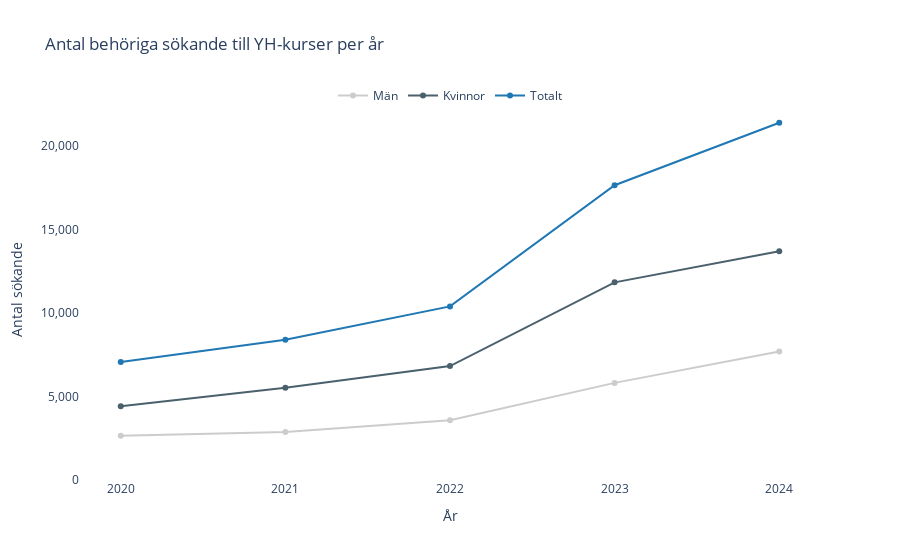

Notebook cell for this chart:
### Code cell
import pandas as pd
import plotly.graph_objects as go

# Load data
file_path = "../data/scb/behoriga_sokande_YH_kurser_2020_2024.csv"
df = pd.read_csv(file_path, encoding="latin1")
df.columns = ["kön", "utbildningsområde", "ålder", "år", "antal_behöriga"]

# Convert to numeric, force errors to NaN and drop rows with missing values
df["antal_behöriga"] = (
    df["antal_behöriga"]
    .astype(str)
    .str.replace("\u202f", "", regex=False)  # Remove narrow non-breaking space
    .str.replace(" ", "")                   # Remove regular spaces
    .str.replace(",", "")                   # Just in case commas are used
)

df["antal_behöriga"] = pd.to_numeric(df["antal_behöriga"], errors="coerce")

# Filter relevant rows
filtered_df = df[
    (df["ålder"].str.lower() == "totalt") &
    (df["utbildningsområde"].str.lower() == "totalt") &
    (df["kön"].str.lower().isin(["totalt", "kvinnor", "män"]))
]

# Pivot so each gender becomes a column
pivot_df = filtered_df.pivot_table(
    index="år",
    columns="kön",
    values="antal_behöriga",
    aggfunc="sum"
).reset_index()

# Convert 'år' to numeric (just in case it's read as string)
pivot_df["år"] = pd.to_numeric(pivot_df["år"])

# Sort by year
pivot_df = pivot_df.sort_values("år")

# Plot
fig = go.Figure()

fig.add_trace(go.Scatter(
    x=pivot_df["år"],
    y=pivot_df["män"],
    mode='lines+markers',
    name='Män',
    line=dict(color=GRAY_1, width=2)
))

fig.add_trace(go.Scatter(
    x=pivot_df["år"],
    y=pivot_df["kvinnor"],
    mode='lines+markers',
    name='Kvinnor',
    line=dict(color=GRAY_3, width=2)
))

fig.add_trace(go.Scatter(
    x=pivot_df["år"],
    y=pivot_df["totalt"],
    mode='lines+markers',
    name='Totalt',
    line=dict(color=BLUE_1, width=2, )
))

fig.update_layout(
    title="Antal behöriga sökande till YH-kurser per år",
    xaxis_title="År",
    yaxis_title="Antal sökande",
    plot_bgcolor="white",
    paper_bgcolor="white",
    xaxis=dict(
        type="linear", 
        tickmode="linear",
        dtick=1,
        tickformat=".0f"
    ),
    yaxis=dict(
        tickformat=",",
        rangemode="tozero"
    ),
    legend=dict(orientation="h", y=1.05, x=0.5, xanchor="center")
)

fig.show()

### Figure 1 — Plotly figure (JSON) as saved in the notebook; plotly's stock layout.template omitted (floating-point values rounded to 4 significant figures)
{"data": [{"line": {"color": "#CCCCCC", "width": 2}, "mode": "lines+markers", "name": "Män", "type": "scatter", "x": [2020, 2021, 2022, 2023, 2024], "y": [2646, 2872, 3574, 5812, 7694]}, {"line": {"color": "#4A606C", "width": 2}, "mode": "lines+markers", "name": "Kvinnor", "type": "scatter", "x": [2020, 2021, 2022, 2023, 2024], "y": [4418, 5520, 6816, 11830, 13687]}, {"line": {"color": "#1f77b4", "width": 2}, "mode": "lines+markers", "name": "Totalt", "type": "scatter", "x": [2020, 2021, 2022, 2023, 2024], "y": [7064, 8392, 10390, 17642, 21381]}], "layout": {"legend": {"orientation": "h", "x": 0.5, "xanchor": "center", "y": 1.05}, "paper_bgcolor": "white", "plot_bgcolor": "white", "title": {"text": "Antal behöriga sökande till YH-kurser per år"}, "xaxis": {"dtick": 1, "tickformat": ".0f", "tickmode": "linear", "title": {"text": "År"}, "type": "linear"}, "yaxis": {"rangemode": "tozero", "tickformat": ",", "title": {"text": "Antal sökande"}}}}
